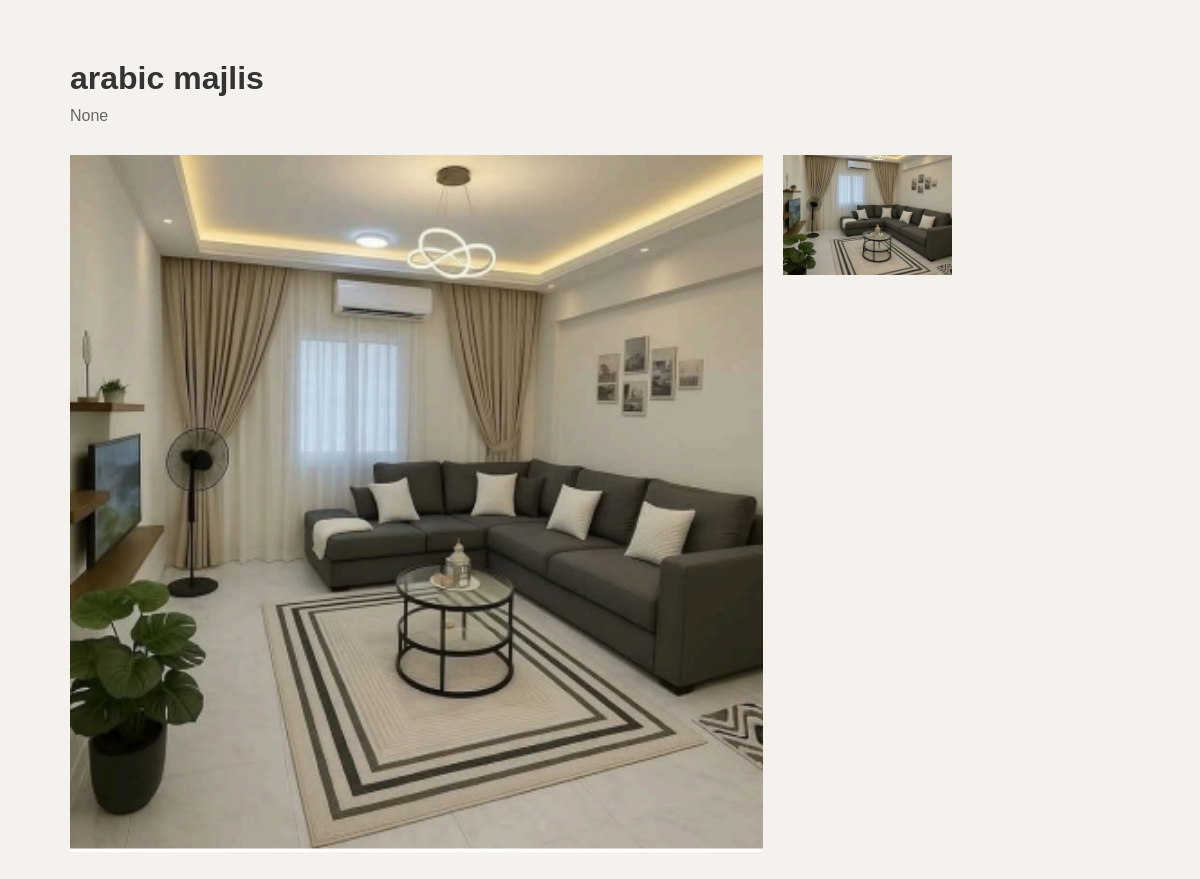
Page /design/3 on the earlier database version.
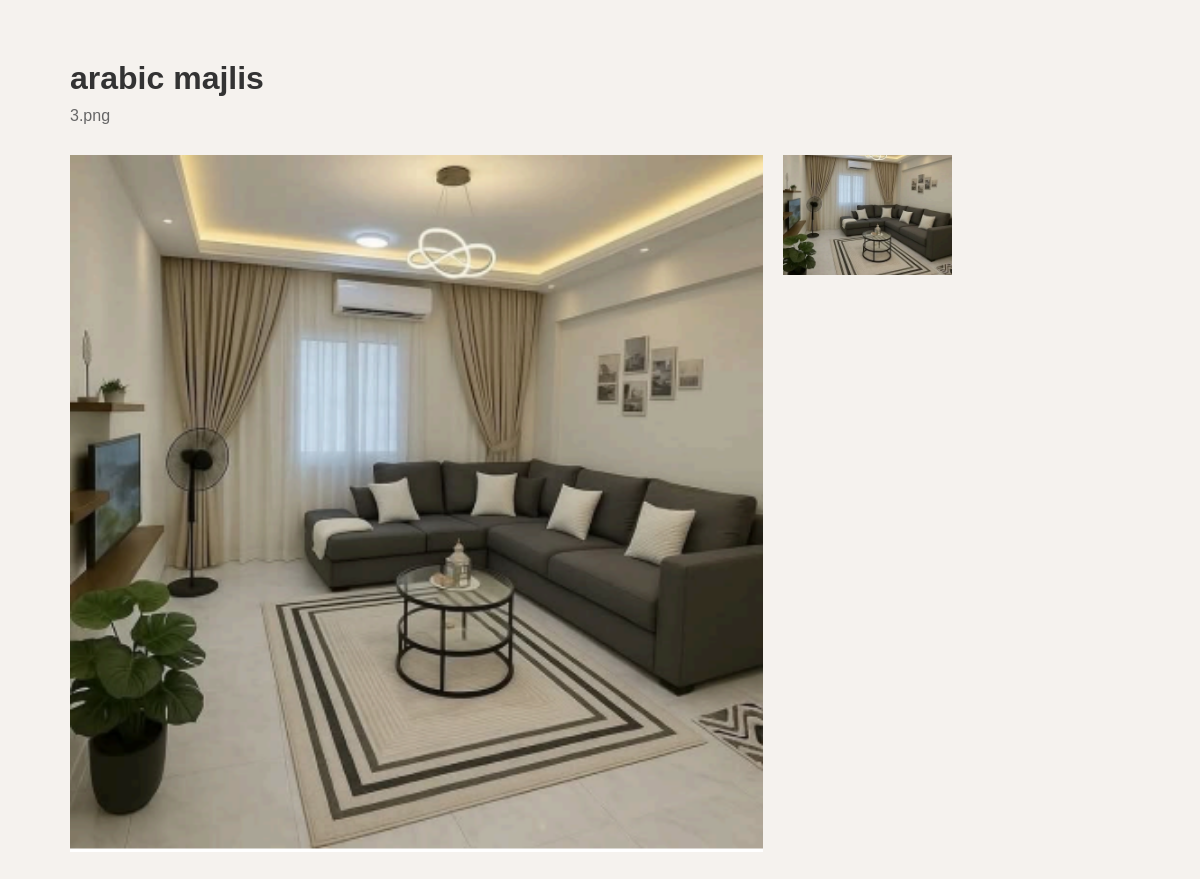
Same page on the later database version.
### tables this page shows
CREATE TABLE service_designs (
    id INTEGER PRIMARY KEY AUTOINCREMENT,
    service_id INTEGER,
    name TEXT,
    image TEXT, description TEXT,
    FOREIGN KEY(service_id) REFERENCES services(id)
);

CREATE TABLE service_design_images (
    id INTEGER PRIMARY KEY AUTOINCREMENT,
    design_id INTEGER,
    image_path TEXT
);

### app.py (the view)
@app.route("/design/<int:design_id>")
def design_detail(design_id):
    conn = sqlite3.connect("shop.db")
    c = conn.cursor()
    design = c.execute("SELECT * FROM service_designs WHERE id=?", (design_id,)).fetchone()
    images = c.execute("SELECT * FROM service_design_images WHERE design_id=?", (design_id,)).fetchall()
    conn.close()
    return render_template("design_detail.html", design=design, images=images)

### templates/design_detail.html (shortened to what this page needs)
<!DOCTYPE html>
<html>
<head>
<link rel="stylesheet" href="{{ url_for('static', filename='css/style.css') }}">
</head>
<body>
<div class="design-page">
    <div class="design-header">
        <h1>{{ design[2] }}</h1>
        <p>{{ design[3] }}</p>
    </div>
    <div class="design-gallery">
        <div class="main-image">
            <img src="{{ url_for('static', filename=images[0][2]) }}">
        </div>
        <div class="thumbnail-grid">
            {% for img in images %}
            <img src="{{ url_for('static', filename=img[2]) }}">
            {% endfor %}
        </div>
    </div>
</div>
</body>
</html>

### static/css/style.css (style rules this page uses)
* { box-sizing: border-box; font-family: Arial, Helvetica, sans-serif; margin: 0; padding: 0; }
body { background: #f5f2ee; color: #333; }
.design-page { max-width:1100px; margin:40px auto; padding:20px; }
.design-header h1 { font-size:32px; margin-bottom:10px; }
.design-header p { color:#666; margin-bottom:30px; }
.design-gallery { display:grid; grid-template-columns:2fr 1fr; gap:20px; }
.main-image { background:#f5f5f5; display:flex; align-items:center; justify-content:center; }
.main-image img { width:100%; height:auto; }
.thumbnail-grid { display:grid; grid-template-columns:repeat(2,1fr); gap:10px; }
.thumbnail-grid img { width:100%; height:120px; object-fit:cover; cursor:pointer; }

Differences in the rows shown:
changed service_designs "arabic majlis": image (not shown) → "3.png"
Other differences:
{{ design[3] }}: "None" → (not shown)
